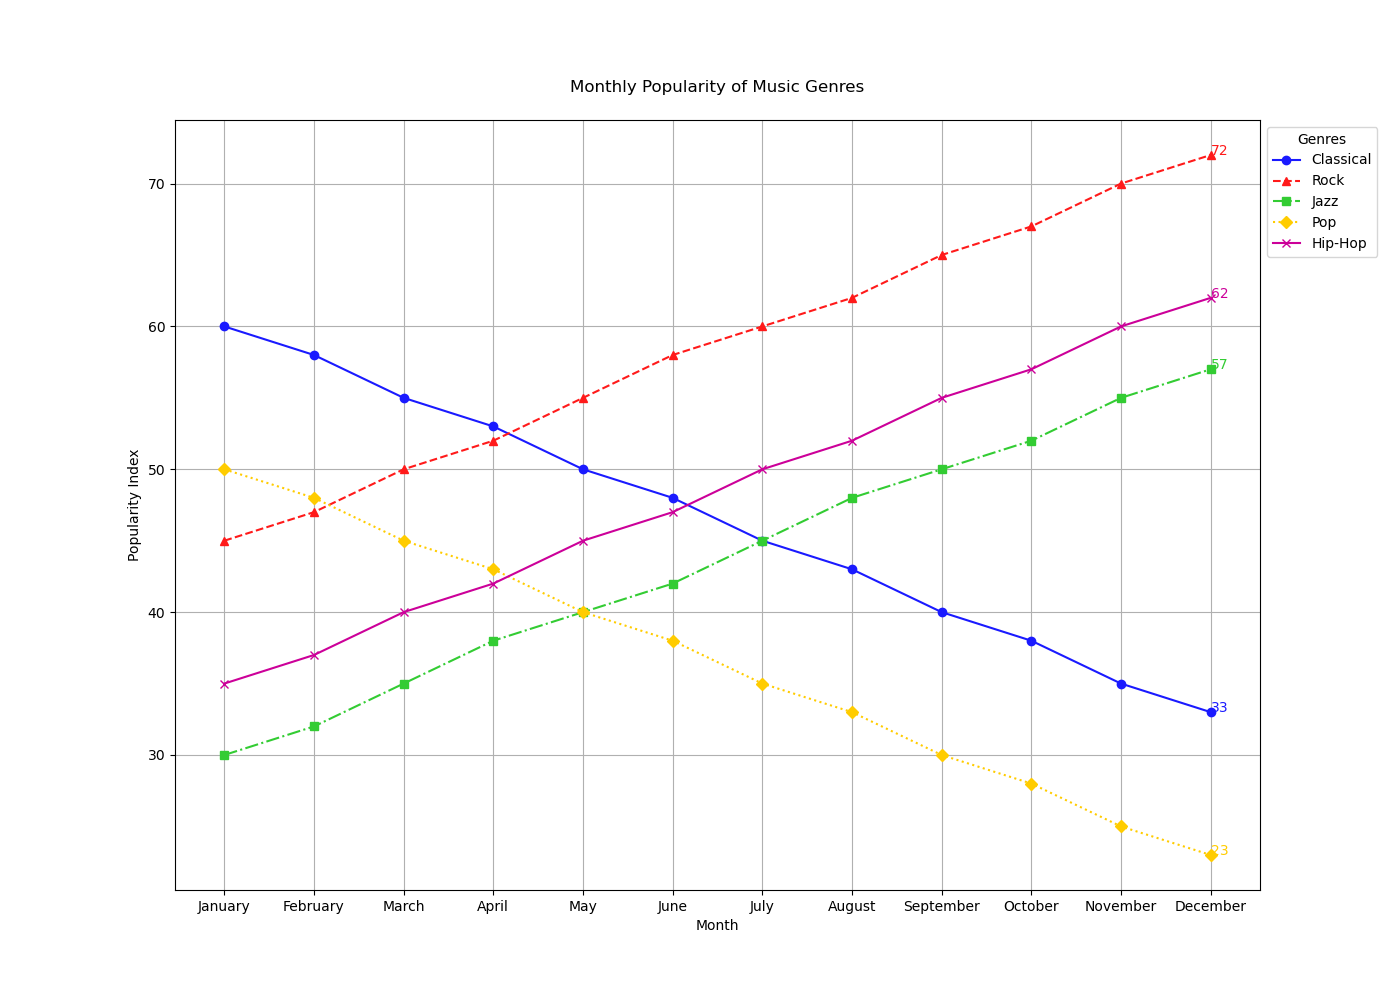

Python code for this plot:

import matplotlib.pyplot as plt

data = [
    {'Month': 'January', 'Classical': 60, 'Rock': 45, 'Jazz': 30, 'Pop': 50, 'Hip-Hop': 35},
    {'Month': 'February', 'Classical': 58, 'Rock': 47, 'Jazz': 32, 'Pop': 48, 'Hip-Hop': 37},
    {'Month': 'March', 'Classical': 55, 'Rock': 50, 'Jazz': 35, 'Pop': 45, 'Hip-Hop': 40},
    {'Month': 'April', 'Classical': 53, 'Rock': 52, 'Jazz': 38, 'Pop': 43, 'Hip-Hop': 42},
    {'Month': 'May', 'Classical': 50, 'Rock': 55, 'Jazz': 40, 'Pop': 40, 'Hip-Hop': 45},
    {'Month': 'June', 'Classical': 48, 'Rock': 58, 'Jazz': 42, 'Pop': 38, 'Hip-Hop': 47},
    {'Month': 'July', 'Classical': 45, 'Rock': 60, 'Jazz': 45, 'Pop': 35, 'Hip-Hop': 50},
    {'Month': 'August', 'Classical': 43, 'Rock': 62, 'Jazz': 48, 'Pop': 33, 'Hip-Hop': 52},
    {'Month': 'September', 'Classical': 40, 'Rock': 65, 'Jazz': 50, 'Pop': 30, 'Hip-Hop': 55},
    {'Month': 'October', 'Classical': 38, 'Rock': 67, 'Jazz': 52, 'Pop': 28, 'Hip-Hop': 57},
    {'Month': 'November', 'Classical': 35, 'Rock': 70, 'Jazz': 55, 'Pop': 25, 'Hip-Hop': 60},
    {'Month': 'December', 'Classical': 33, 'Rock': 72, 'Jazz': 57, 'Pop': 23, 'Hip-Hop': 62}
]

months = [entry['Month'] for entry in data]

plt.figure(figsize=(14, 10))
genres = list(data[0].keys())[1:]

line_styles = ['-', '--', '-.', ':']
markers = ['o', '^', 's', 'D', 'x']
colors = ['#1a1aff', '#ff1a1a', '#33cc33', '#ffcc00', '#cc0099']

for i, genre in enumerate(genres):
    values = [entry[genre] for entry in data]
    plt.plot(months, values, label=genre, linestyle=line_styles[i % len(line_styles)], marker=markers[i % len(markers)], color=colors[i % len(colors)])
    plt.text(months[-1], values[-1], f'{values[-1]}', fontsize=10, color=colors[i % len(colors)])

plt.title('Monthly Popularity of Music Genres', pad=20)
plt.xlabel('Month')
plt.ylabel('Popularity Index')

plt.grid(True)
plt.legend(title='Genres', loc='upper left', bbox_to_anchor=(1, 1))

plt.show()
